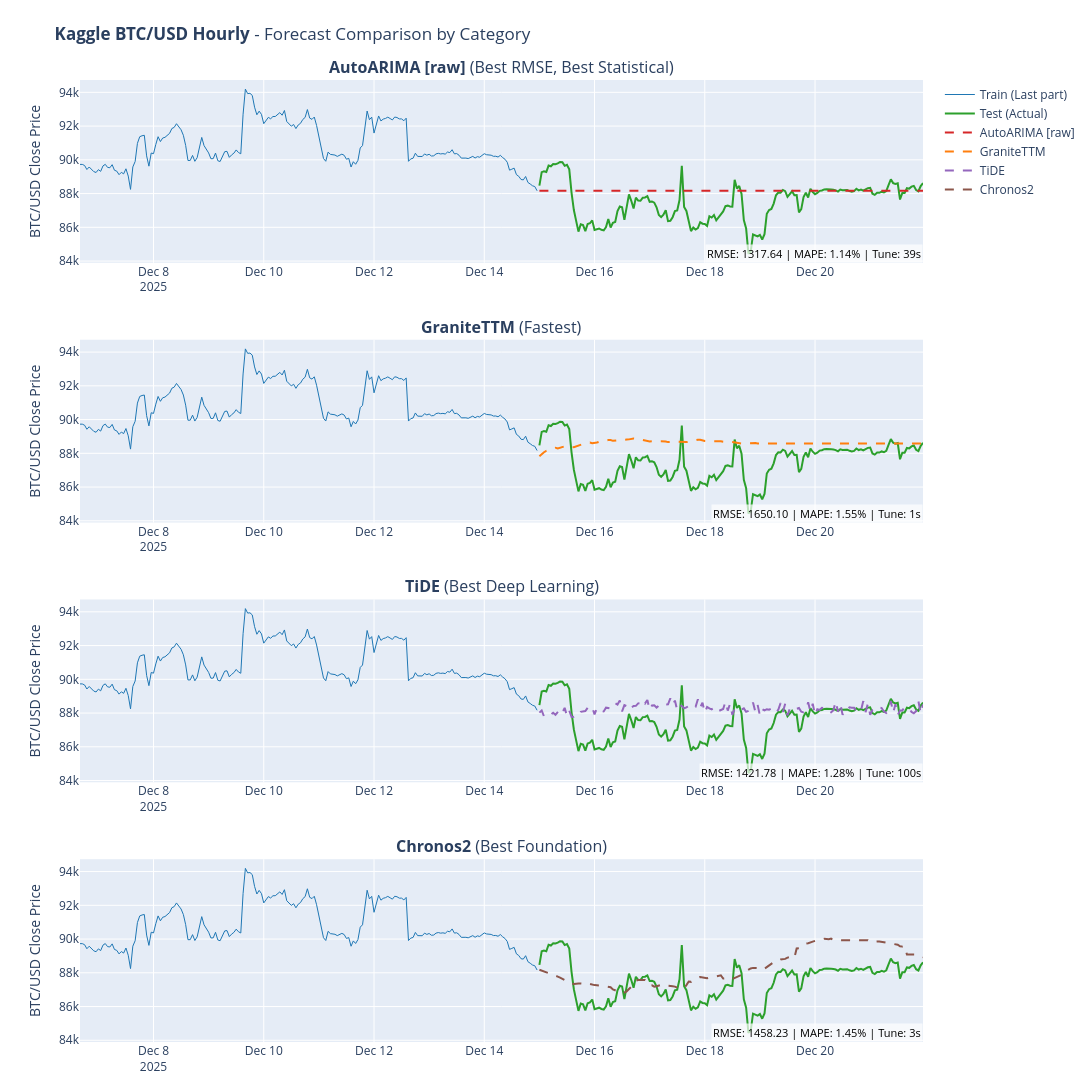

This figure's notebook cell:
### Code cell
# 12. Visualize Final Predictions with Best and Fastest Models

fig = plot_forecast_comparison(
    train,
    test,
    final_predictions,
    DATASET_NAME,
    target_column=DATASET_CONFIG.get("target_column"),
    value_unit=DATASET_CONFIG.get("value_unit"),
)
if fig:
    fig.show()
else:
    print("No predictions to visualize.")

### Figure 1 — Plotly figure (JSON) as saved in the notebook; plotly's stock layout.template omitted (floating-point values rounded to 4 significant figures; data arrays with more than 128 entries replaced by an {"elided": "..."} marker saying what was removed)
{"data": [{"hovertemplate": "<b>Train</b><br>Date: %{x}<br>Value: %{y:.2f}<extra></extra>", "line": {"color": "#1f77b4", "width": 1}, "mode": "lines", "name": "Train (Last part)", "showlegend": true, "type": "scatter", "x": {"elided": "200 str values"}, "xaxis": "x", "y": {"elided": "200 float values"}, "yaxis": "y"}, {"hovertemplate": "<b>Actual</b><br>Date: %{x}<br>Value: %{y:.2f}<extra></extra>", "line": {"color": "#2ca02c", "width": 2}, "mode": "lines", "name": "Test (Actual)", "showlegend": true, "type": "scatter", "x": {"elided": "168 str values"}, "xaxis": "x", "y": {"elided": "168 float values"}, "yaxis": "y"}, {"hovertemplate": "<b>AutoARIMA [raw]</b><br>Roles: Best RMSE, Best Statistical<br>Date: %{x}<br>Pred: %{y:.2f}<extra></extra>", "line": {"color": "#d62728", "dash": "dash", "width": 2}, "mode": "lines", "name": "AutoARIMA [raw]", "showlegend": true, "type": "scatter", "x": {"elided": "168 str values"}, "xaxis": "x", "y": {"elided": "168 float values"}, "yaxis": "y"}, {"hovertemplate": "<b>Train</b><br>Date: %{x}<br>Value: %{y:.2f}<extra></extra>", "line": {"color": "#1f77b4", "width": 1}, "mode": "lines", "name": "Train (Last part)", "showlegend": false, "type": "scatter", "x": {"elided": "200 str values"}, "xaxis": "x2", "y": {"elided": "200 float values"}, "yaxis": "y2"}, {"hovertemplate": "<b>Actual</b><br>Date: %{x}<br>Value: %{y:.2f}<extra></extra>", "line": {"color": "#2ca02c", "width": 2}, "mode": "lines", "name": "Test (Actual)", "showlegend": false, "type": "scatter", "x": {"elided": "168 str values"}, "xaxis": "x2", "y": {"elided": "168 float values"}, "yaxis": "y2"}, {"hovertemplate": "<b>GraniteTTM</b><br>Roles: Fastest<br>Date: %{x}<br>Pred: %{y:.2f}<extra></extra>", "line": {"color": "#ff7f0e", "dash": "dash", "width": 2}, "mode": "lines", "name": "GraniteTTM", "showlegend": true, "type": "scatter", "x": {"elided": "168 str values"}, "xaxis": "x2", "y": {"elided": "168 float values"}, "yaxis": "y2"}, {"hovertemplate": "<b>Train</b><br>Date: %{x}<br>Value: %{y:.2f}<extra></extra>", "line": {"color": "#1f77b4", "width": 1}, "mode": "lines", "name": "Train (Last part)", "showlegend": false, "type": "scatter", "x": {"elided": "200 str values"}, "xaxis": "x3", "y": {"elided": "200 float values"}, "yaxis": "y3"}, {"hovertemplate": "<b>Actual</b><br>Date: %{x}<br>Value: %{y:.2f}<extra></extra>", "line": {"color": "#2ca02c", "width": 2}, "mode": "lines", "name": "Test (Actual)", "showlegend": false, "type": "scatter", "x": {"elided": "168 str values"}, "xaxis": "x3", "y": {"elided": "168 float values"}, "yaxis": "y3"}, {"hovertemplate": "<b>TiDE</b><br>Roles: Best Deep Learning<br>Date: %{x}<br>Pred: %{y:.2f}<extra></extra>", "line": {"color": "#9467bd", "dash": "dash", "width": 2}, "mode": "lines", "name": "TiDE", "showlegend": true, "type": "scatter", "x": {"elided": "168 str values"}, "xaxis": "x3", "y": {"elided": "168 float values"}, "yaxis": "y3"}, {"hovertemplate": "<b>Train</b><br>Date: %{x}<br>Value: %{y:.2f}<extra></extra>", "line": {"color": "#1f77b4", "width": 1}, "mode": "lines", "name": "Train (Last part)", "showlegend": false, "type": "scatter", "x": {"elided": "200 str values"}, "xaxis": "x4", "y": {"elided": "200 float values"}, "yaxis": "y4"}, {"hovertemplate": "<b>Actual</b><br>Date: %{x}<br>Value: %{y:.2f}<extra></extra>", "line": {"color": "#2ca02c", "width": 2}, "mode": "lines", "name": "Test (Actual)", "showlegend": false, "type": "scatter", "x": {"elided": "168 str values"}, "xaxis": "x4", "y": {"elided": "168 float values"}, "yaxis": "y4"}, {"hovertemplate": "<b>Chronos2</b><br>Roles: Best Foundation<br>Date: %{x}<br>Pred: %{y:.2f}<extra></extra>", "line": {"color": "#8c564b", "dash": "dash", "width": 2}, "mode": "lines", "name": "Chronos2", "showlegend": true, "type": "scatter", "x": {"elided": "168 str values"}, "xaxis": "x4", "y": {"elided": "168 float values"}, "yaxis": "y4"}], "layout": {"annotations": [{"font": {"size": 16}, "showarrow": false, "text": "<b>AutoARIMA [raw]</b> (Best RMSE, Best Statistical)", "x": 0.5, "xanchor": "center", "xref": "paper", "y": 1, "yanchor": "bottom", "yref": "paper"}, {"font": {"size": 16}, "showarrow": false, "text": "<b>GraniteTTM</b> (Fastest)", "x": 0.5, "xanchor": "center", "xref": "paper", "y": 0.73, "yanchor": "bottom", "yref": "paper"}, {"font": {"size": 16}, "showarrow": false, "text": "<b>TiDE</b> (Best Deep Learning)", "x": 0.5, "xanchor": "center", "xref": "paper", "y": 0.46, "yanchor": "bottom", "yref": "paper"}, {"font": {"size": 16}, "showarrow": false, "text": "<b>Chronos2</b> (Best Foundation)", "x": 0.5, "xanchor": "center", "xref": "paper", "y": 0.19, "yanchor": "bottom", "yref": "paper"}, {"bgcolor": "rgba(255,255,255,0.7)", "font": {"color": "black", "size": 11}, "showarrow": false, "text": "RMSE: 1317.64 | MAPE: 1.14% | Tune: 39s", "x": 1, "xanchor": "right", "xref": "x domain", "y": 0, "yanchor": "bottom", "yref": "y domain"}, {"bgcolor": "rgba(255,255,255,0.7)", "font": {"color": "black", "size": 11}, "showarrow": false, "text": "RMSE: 1650.10 | MAPE: 1.55% | Tune: 1s", "x": 1, "xanchor": "right", "xref": "x2 domain", "y": 0, "yanchor": "bottom", "yref": "y2 domain"}, {"bgcolor": "rgba(255,255,255,0.7)", "font": {"color": "black", "size": 11}, "showarrow": false, "text": "RMSE: 1421.78 | MAPE: 1.28% | Tune: 100s", "x": 1, "xanchor": "right", "xref": "x3 domain", "y": 0, "yanchor": "bottom", "yref": "y3 domain"}, {"bgcolor": "rgba(255,255,255,0.7)", "font": {"color": "black", "size": 11}, "showarrow": false, "text": "RMSE: 1458.23 | MAPE: 1.45% | Tune: 3s", "x": 1, "xanchor": "right", "xref": "x4 domain", "y": 0, "yanchor": "bottom", "yref": "y4 domain"}], "height": 1200, "margin": {"b": 50, "t": 80}, "showlegend": true, "title": {"text": "<b>Kaggle BTC/USD Hourly</b> - Forecast Comparison by Category"}, "width": 1700, "xaxis": {"anchor": "y", "domain": [0, 1]}, "xaxis2": {"anchor": "y2", "domain": [0, 1]}, "xaxis3": {"anchor": "y3", "domain": [0, 1]}, "xaxis4": {"anchor": "y4", "domain": [0, 1]}, "yaxis": {"anchor": "x", "domain": [0.81, 1], "title": {"text": "BTC/USD Close Price"}}, "yaxis2": {"anchor": "x2", "domain": [0.54, 0.73], "title": {"text": "BTC/USD Close Price"}}, "yaxis3": {"anchor": "x3", "domain": [0.27, 0.46], "title": {"text": "BTC/USD Close Price"}}, "yaxis4": {"anchor": "x4", "domain": [0, 0.19], "title": {"text": "BTC/USD Close Price"}}}}
